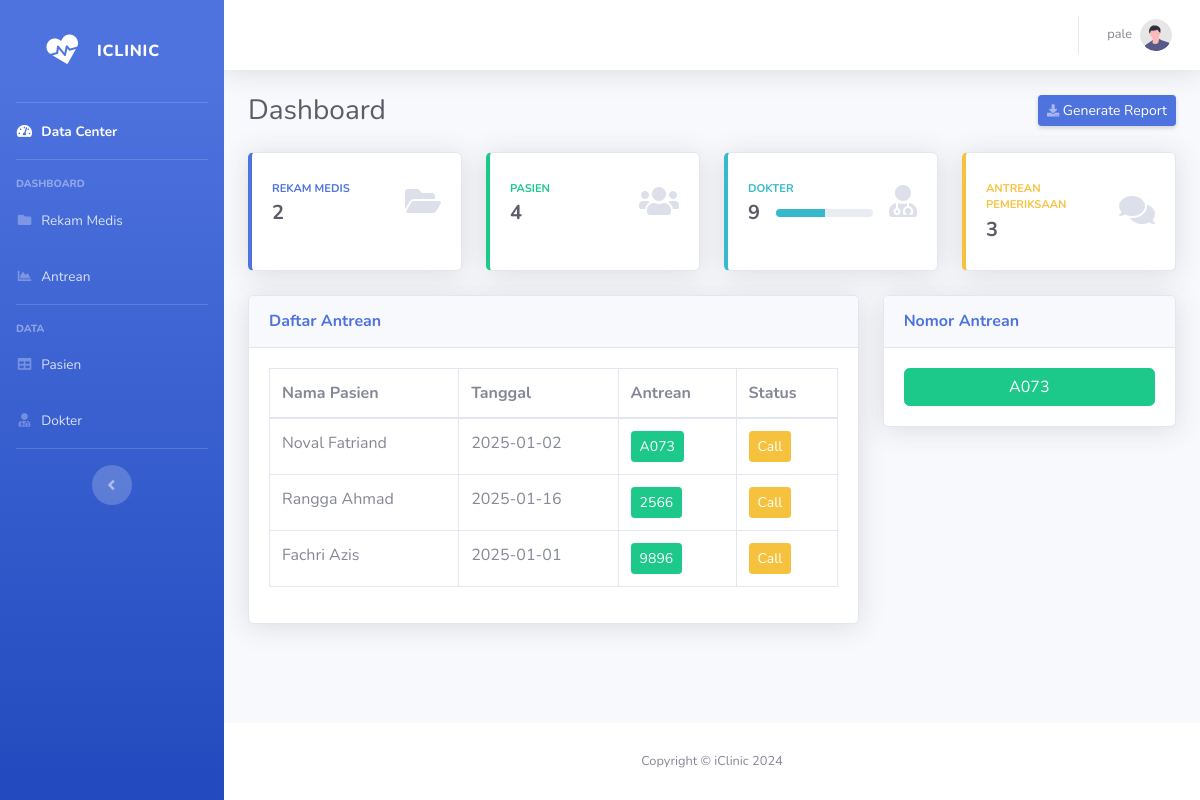
Screenshot of /admin/dashboard.php (signed in) with the database file from the repository.
### tables this page shows
CREATE TABLE `antrean` (
  `id_antrean` int(11) NOT NULL,
  `nama_antrean` varchar(55) NOT NULL,
  `tanggal_antrean` date NOT NULL,
  `kode_antrean` varchar(10) NOT NULL,
  `created_at` datetime NOT NULL DEFAULT current_timestamp()
);

### admin/dashboard.php (the view, shortened to what this page needs)
<?php
    include "../layout/header.php";
?>
                <div class="container-fluid">
                    <div class="d-sm-flex align-items-center justify-content-between mb-4">
                        <h1 class="h3 mb-0 text-gray-800">Dashboard</h1>
                        <a href="#" class="d-none d-sm-inline-block btn btn-sm btn-primary shadow-sm"><i
                                class="fas fa-download fa-sm text-white-50"></i> Generate Report</a>
                    </div>
                    <div class="row">
                        <?php
                            $query_record = mysqli_query($conn, "SELECT * FROM rekam_medis");
                            $jumlah_record = mysqli_num_rows($query_record);
                        ?>
                        <div class="col-xl-3 col-md-6 mb-4">
                            <div class="card border-left-primary shadow h-100 py-2">
                                <div class="card-body">
                                    <div class="row no-gutters align-items-center">
                                        <div class="col mr-2">
                                            <div class="text-xs font-weight-bold text-primary text-uppercase mb-1">
                                                Rekam Medis</div>
                                            <div class="h5 mb-0 font-weight-bold text-gray-800"><?php echo $jumlah_record ?></div>
                                        </div>
                                        <div class="col-auto">
                                            <i class="fas fa-folder-open fa-2x text-gray-300"></i>
                                        </div>
                                    </div>
                                </div>
                            </div>
                        </div>
                        <?php
                            $query_pasien = mysqli_query($conn, "SELECT * FROM pasien");
                            $jumlah_pasien = mysqli_num_rows($query_pasien);
                         ?>
                        <div class="col-xl-3 col-md-6 mb-4">
                            <div class="card border-left-success shadow h-100 py-2">
                                <div class="card-body">
                                    <div class="row no-gutters align-items-center">
                                        <div class="col mr-2">
                                            <div class="text-xs font-weight-bold text-success text-uppercase mb-1">
                                                Pasien</div>
                                            <div class="h5 mb-0 font-weight-bold text-gray-800"><?php echo $jumlah_pasien ?></div>
                                        </div>
                                        <div class="col-auto">
                                            <i class="fas fa-users fa-2x text-gray-300"></i>
                                        </div>
                                    </div>
                                </div>
                            </div>
                        </div>
                         <?php
                            $query_dokter = mysqli_query($conn, "SELECT * FROM dokter");
                            $jumlah_dokter = mysqli_num_rows($query_dokter);
                         ?>
                        <div class="col-xl-3 col-md-6 mb-4">
                            <div class="card border-left-info shadow h-100 py-2">
                                <div class="card-body">
                                    <div class="row no-gutters align-items-center">
                                        <div class="col mr-2">
                                            <div class="text-xs font-weight-bold text-info text-uppercase mb-1">Dokter
                                            </div>
                                            <div class="row no-gutters align-items-center">
                                                <div class="col-auto">
                                                    <div class="h5 mb-0 mr-3 font-weight-bold text-gray-800"><?php echo $jumlah_dokter ?></div>
                                                </div>
                                                <div class="col">
                                                    <div class="progress progress-sm mr-2">
                                                        <div class="progress-bar bg-info" role="progressbar"
                                                            style="width: 50%" aria-valuenow="50" aria-valuemin="0"
                                                            aria-valuemax="100"></div>
                                                    </div>
                                                </div>
                                            </div>
                                        </div>
                                        <div class="col-auto">
                                            <i class="fas fa-user-md fa-2x text-gray-300"></i>
                                        </div>
                                    </div>
                                </div>
                            </div>
                        </div>
                        <?php
                            $query_antrean = mysqli_query($conn, "SELECT * FROM antrean");
                            $jumlah_antrean = mysqli_num_rows($query_antrean);
                        ?>
                        <div class="col-xl-3 col-md-6 mb-4">
                            <div class="card border-left-warning shadow h-100 py-2">
                                <div class="card-body">
                                    <div class="row no-gutters align-items-center">
                                        <div class="col mr-2">
                                            <div class="text-xs font-weight-bold text-warning text-uppercase mb-1">
                                                Antrean Pemeriksaan</div>
                                            <div class="h5 mb-0 font-weight-bold text-gray-800"><?php echo $jumlah_antrean ?></div>
                                        </div>
                                        <div class="col-auto">
                                            <i class="fas fa-comments fa-2x text-gray-300"></i>
                                        </div>
                                    </div>
                                </div>
                            </div>
                        </div>
                    </div>
                    <div class="row">
                        <div class="col-xl-8 col-lg-7">
                            <div class="card shadow mb-4">
                                <div
                                    class="card-header py-3 d-flex flex-row align-items-center justify-content-between">
                                    <h6 class="m-0 font-weight-bold text-primary">Daftar Antrean</h6>
                                </div>
                                <div class="card-body">
                                <div class="table-responsive">
                                    <table class="table table-bordered" id="dataTable" width="50%" cellspacing="0">
                                        <thead>
                                            <tr>
                                                <th>Nama Pasien</th>
                                                <th>Tanggal</th>
                                                <th>Antrean</th>
                                                <th>Status</th>
                                            </tr>
                                        </thead>
                                        <tbody>
                                            <?php
                                            $queue_query = mysqli_query($conn, "SELECT * FROM antrean");
                                            while ($data_queue = mysqli_fetch_assoc($queue_query)) { ?>
                                                <tr>
                                                    <td><?php echo $data_queue['nama_antrean'] ?></td>
                                                    <td><?php echo $data_queue['tanggal_antrean'] ?></td>
                                                    <td><button class="btn btn-sm btn-success"><?php echo $data_queue['kode_antrean'] ?></button></td>
                                                    <td>
                                                        <form method="GET" action="">
                                                            <button type="submit" name="btn_call" class="btn btn-sm btn-warning" value="<?php echo $data_queue['id_antrean'] ?>">Call</button>
                                                        </form>
                                                    </td>
                                                </tr>
                                            <?php } ?>
                                        </tbody>
                                    </table>
                                </div>
                                </div>
                            </div>
                        </div>
                        <div class="col-xl-4 col-lg-5">
                            <div class="card shadow mb-4">
                                <div
                                    class="card-header py-3 d-flex flex-row align-items-center justify-content-between">
                                    <h6 class="m-0 font-weight-bold text-primary">Nomor Antrean</h6>
                                </div>
                                <div class="card-body">
                                    <div class="btn btn-success w-100">
                                        <?php echo $current_queue ?>
                                    </div>
                                </div>
                            </div>
                        </div>
                    </div>
                </div>
            </div>
<?php include "../layout/footer.php" ?>

### rows the page displays
antrean: nama_antrean "Noval Fatriand", tanggal_antrean "2025-01-02", kode_antrean "A073", $data_queue['id_antrean'] 21 (drawn)
antrean: nama_antrean "Rangga Ahmad", tanggal_antrean "2025-01-16", kode_antrean "2566", $data_queue['id_antrean'] 22 (drawn)
antrean: nama_antrean "Fachri Azis", tanggal_antrean "2025-01-01", kode_antrean "9896", $data_queue['id_antrean'] 23 (drawn)

### other values shown
$_SESSION['nama'] "pale"
$jumlah_record "2"
$jumlah_pasien "4"
$jumlah_dokter "9"
$jumlah_antrean "3"
